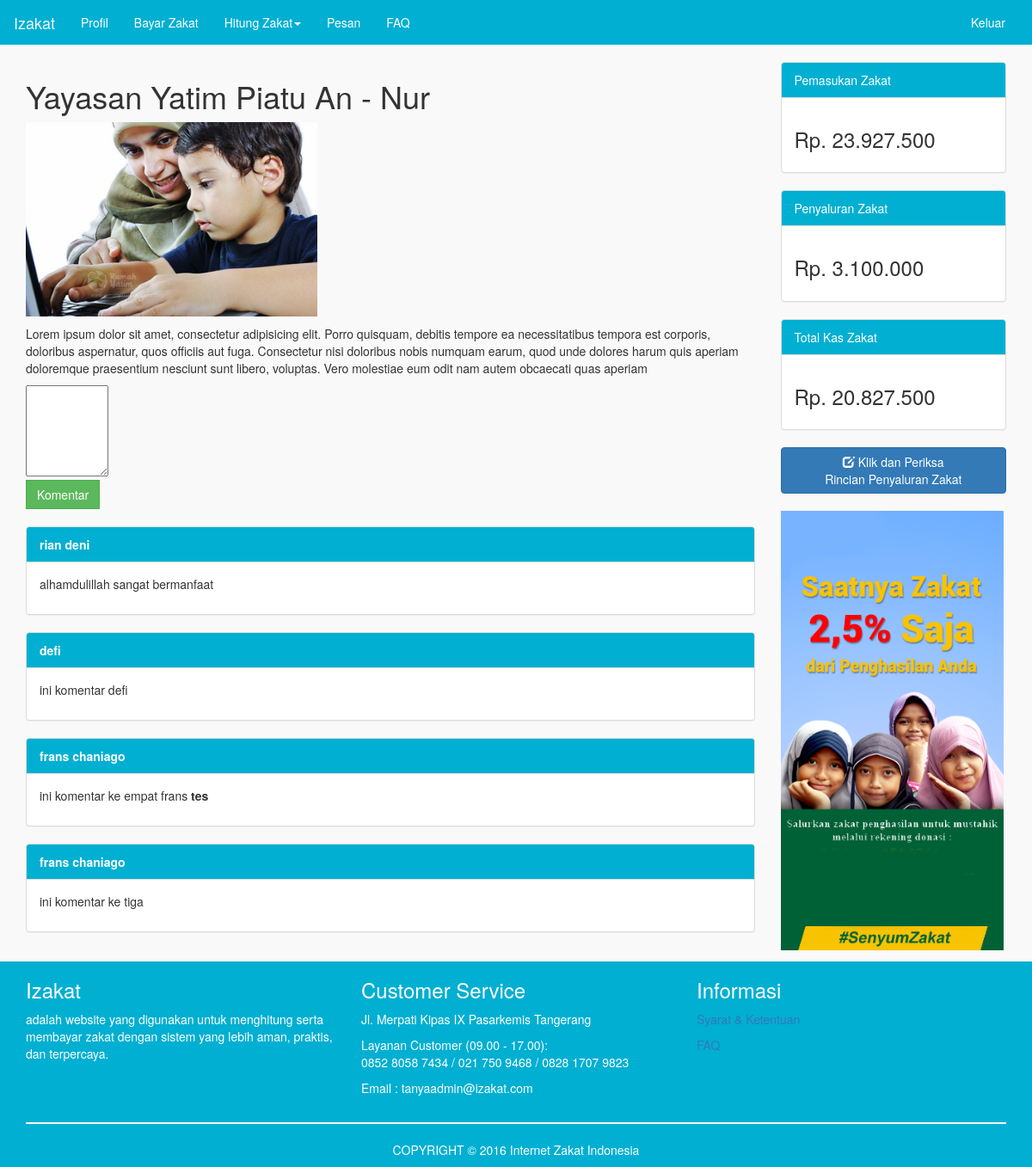
Page /singleartikel.php?id=5 (signed in) on the committed database.
### tables this page shows
CREATE TABLE `artikel` (
  `id_artikel` int(11) NOT NULL,
  `judul_artikel` varchar(100) NOT NULL,
  `isi_artikel` text NOT NULL,
  `gambar` varchar(100) NOT NULL,
  `nama_mustahiq` varchar(100) NOT NULL,
  `nama_penginput` varchar(100) NOT NULL
);

CREATE TABLE `komentar_artikel` (
  `id` int(11) NOT NULL,
  `id_artikel` int(11) NOT NULL,
  `nama_muzakki` varchar(50) NOT NULL,
  `isi_komentar` text NOT NULL
);

### config/fungsi.php (called while the page is built, shortened)
<?php
function rupiah($angka){
$jadi =number_format($angka,0,',','.');
return $jadi;
}
function totalpenyaluran_zakat(){
	global $konek;
	$sql="SELECT SUM(jumlah_zakat) as jumlah FROM mustahiq";
	$result=mysqli_query($konek,$sql) or die('gagal menampilkan data');
	return $result;
}
function tampilkomentarperid($idartikel){
	global $konek;
	$sql="SELECT * FROM komentar_artikel WHERE id_artikel='$idartikel' ORDER BY isi_komentar ASC";
	$result=mysqli_query($konek,$sql) or die('gagal menampilkan data');
	return $result;
}
function tampilartikelperid($id){
	global $konek;
	$query="SELECT * FROM artikel WHERE id_artikel='$id'";
	$result=mysqli_query($konek,$query) or die('gagal menampilkan data');
	return $result;
}
function totalpemasukan_zakat(){
	global $konek;
	$sql = "SELECT SUM(jumlah_bayar) AS totalpemasukan FROM transaksi";
	$result=mysqli_query($konek,$sql) or die('gagal menampilkan data');
	return $result;
}
?>

### singleartikel.php (the view, shortened to what this page needs)
<?php
include 'head_user.php';
if(empty($iduser=$_SESSION['iduser'])){ ?>
  <script>document.location.href = 'index.php';</script>
<?php }else{
$id=$_GET['id'];
$result=tampilartikelperid($id);
 ?>
      <?php while ($row=mysqli_fetch_assoc($result)) {?>
        <h1><?= $row['judul_artikel'];?></h1>
        <img width="40%" src="admin/<?php echo $row['gambar']?>">
        <p><?= $row['isi_artikel'];?></p>
         <form action="" method="post">
            <textarea name="komentar" id="editor1" rows="5" cols="10">
            </textarea>
            <input type="hidden" name="idartikel" value="<?php echo $idartikel=$row['id_artikel']; ?>">
            <br>
            <input type="submit" class="btn btn-success" name="simpan" value="Komentar" placeholder="">
        </form>
        <br>
<?php
$result2=tampilkomentarperid($idartikel);
while ($a=mysqli_fetch_assoc($result2)) {?>
        <div class="panel panel-default">
        <div class="panel-heading">
        <strong><?= $a['nama_muzakki'];?></strong>
        </div>
        <div class="panel-body">
        <?= $a['isi_komentar'];?>
        </div>
        </div>
      <?php } ?>
        <?php } ?>
      <?php include 'sidebar.php';?>
  </div>
<?php } include 'foot_user.php';?>

### head_user.php (shortened to what this page needs)
<!DOCTYPE html>
<html lang="en">
  <head>
    <link href="css/bootstrap.min.css" rel="stylesheet">
  </head>
  <body>
    <nav class="navbar navbar-default">
  <div class="container-fluid menu">
    <div class="navbar-header">
      <a class="navbar-brand" href="index.php">Izakat</a>
    </div>
    <div class="collapse navbar-collapse" id="bs-example-navbar-collapse-1">
      <ul class="nav navbar-nav navbar-right">
        <?php if(empty($_SESSION['iduser'])){ ?>
        <li></li>
        <?php }else{ ?>
        <li><a href="logout.php">Keluar</a></li>
        <?php }?>
      </ul>
      <ul class="nav navbar-nav navbar-left">
       <?php if(empty($_SESSION['iduser'])){ ?>
        <li></li>
        <?php }else{ ?>
      <li><a href="profil.php">Profil</a></li>
      <?php }?>
        <li><a href="bayarzakat.php">Bayar Zakat</a></li>
        <li class="dropdown">
          <a href="#" class="dropdown-toggle" data-toggle="dropdown" role="button" aria-haspopup="true" aria-expanded="false">Hitung Zakat<span class="caret"></span></a>
        </li>
        <?php if(empty($_SESSION['iduser'])){ ?>
        <li></li>
        <?php }else{ ?>
        <li><a href="pesan.php">Pesan</a></li>
        <?php } ?>
        <li><a href="faq.php">FAQ</a></li>
      </ul>
    </div>
  </div>
</nav>
<div class="container">
<div class="row">
  <div class="col-md-9">

### sidebar.php (shortened to what this page needs)
</div>
<?php
$result=totalpemasukan_zakat();
$result_penyaluran=totalpenyaluran_zakat();
?>
<div class="col-md-3">
  <div class="panel panel-default">
    <div class="panel-heading">Pemasukan Zakat</div>
    <div class="panel-body">    <?php while ($a=mysqli_fetch_assoc($result)) { ?>
        <h3><?php echo "Rp. ".rupiah($pemasukan=$a['totalpemasukan'])?></h3>
        <?php } ?>
    </div>
  </div>
  <div class="panel panel-default">
    <div class="panel-heading">Penyaluran Zakat</div>
        <div class="panel-body">    <?php while ($b=mysqli_fetch_assoc($result_penyaluran)) { ?>
          <h3><?php echo "Rp. ".rupiah($pengeluaran=$b['jumlah'])?></h3>
          <?php } ?>
        </div>
    </div>
  <div class="panel panel-default">
    <div class="panel-heading">Total Kas Zakat</div>
        <div class="panel-body">    <h3><?php $total=($pemasukan-$pengeluaran);
        echo "Rp. ".rupiah($total)?></h3>
        </div>
  </div>
        <a href="penyaluran_zakat.php" class="btn btn-block btn-primary"><span class="glyphicon glyphicon-edit"></span> Klik dan Periksa <br>Rincian Penyaluran Zakat</a>
        <br>
        <img width="99%" src="img/banner/Banner-Senyum-Zakat.png" alt="">
  </div>
  <div class="col-md-1">
  </div>
</div>

### foot_user.php (shortened to what this page needs)
    <footer class="footer">
      <div class="container">
        <div class="row">
          <div class="col-md-4">
            <h3>Izakat</h3>
            <p>adalah website yang digunakan untuk menghitung serta membayar zakat dengan sistem yang lebih aman, praktis, dan terpercaya.</p>
          </div>
          <div class="col-md-4">
          <h3>Customer Service</h3>
          <p>Jl. Merpati Kipas IX Pasarkemis Tangerang</p>
            <p>Layanan Customer (09.00 - 17.00):<br>
            0852 8058 7434 / 021 750 9468 / 0828 1707 9823</p>
            <p>Email : tanyaadmin@izakat.com</p>
          </div>
          <div class="col-md-4">
            <h3>Informasi</h3>
            <p><a href="">Syarat & Ketentuan</a></p>
            <p><a href="">FAQ</a></p
          </div>
        </div>
      </div>
      <hr class="garis_foot">
      <p><center>COPYRIGHT © 2016 Internet Zakat Indonesia</center></p>
    </footer>
  </body>
</html>

### head_user.php (style rules this page uses)
body { background-color: rgba(195, 191, 191, 0.09); }
.navbar-default .navbar-brand { color: #f5f5f5; }
.garis_foot { border: 0.5px solid white; }
.navbar-default { background-color: #00afd1; border-color: #00afd1; border-radius: 0px; }
.navbar-default .navbar-nav>li>a { color: white; }
.btn-success { border-radius: 0px; }
footer.footer { border: 0px solid black; height: 100%; margin-top: 1%; background-color: #00afd1; color: white; }

### sidebar.php (style rules this page uses)
.panel-default>.panel-heading { background-color: #00afd1; color: white; }

### rows in the picture
artikel: judul_artikel "Yayasan Yatim Piatu An - Nur", gambar (picture), isi_artikel "Lorem ipsum dolor sit amet, consectetur adipisicing elit. Porro quisquam, debitis tempore ea necessitatibus tempora est corporis, doloribus aspernatur, quos officiis aut fuga. Consectetur nisi doloribus nobis numquam earum, quod unde dolores harum quis aperiam doloremque praesentium nesciunt sunt libero, voluptas. Vero molestiae eum odit nam autem obcaecati quas aperiam"
komentar_artikel: nama_muzakki "rian deni", isi_komentar "alhamdulillah sangat bermanfaat"
komentar_artikel: nama_muzakki "defi", isi_komentar "ini komentar defi"
komentar_artikel: nama_muzakki "frans chaniago", isi_komentar "ini komentar ke empat frans tes"
komentar_artikel: nama_muzakki "frans chaniago", isi_komentar "ini komentar ke tiga"

### other values in the picture
rupiah($pemasukan=$a['totalpemasukan']) "23.927.500"
rupiah($pengeluaran=$b['jumlah']) "3.100.000"
rupiah($total) "20.827.500"
